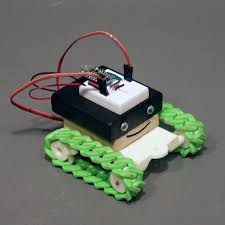
#> input picture dataset/train/images/images-2.jpeg, 225 x 225 px
$ python -i moving_object.py   (imports and definitions only)
#> lines starting #> are read from the running program, lines starting #| are printed output that depends on the picture
import cv2
import numpy as np


class OpticalFlow:
    def __init__(self):
        self.prev_gray = None
        self.hsv = None

    def initialize(self, frame):
        gray = cv2.cvtColor(frame, cv2.COLOR_BGR2GRAY)
        self.prev_gray = gray
        self.hsv = np.zeros_like(frame)
        self.hsv[..., 1] = 255

    def calculate_flow(self, frame):
        gray = cv2.cvtColor(frame, cv2.COLOR_BGR2GRAY)
        if self.prev_gray is None:
            self.initialize(frame)
            return frame

        flow = cv2.calcOpticalFlowFarneback(
            self.prev_gray, gray, None, 0.5, 3, 15, 3, 5, 1.2, 0
        )
        magnitude, angle = cv2.cartToPolar(flow[..., 0], flow[..., 1])
        self.hsv[..., 0] = angle * 180 / np.pi / 2
        self.hsv[..., 2] = cv2.normalize(magnitude, None, 0, 255, cv2.NORM_MINMAX)
        flow_bgr = cv2.cvtColor(self.hsv, cv2.COLOR_HSV2BGR)
        self.prev_gray = gray
        return flow_bgr

>>> import cv2
>>> picture = cv2.imread('dataset/train/images/images-2.jpeg')
#> picture is the input picture: shape (225, 225, 3); mean B, G, R 102.5, 111.9, 106.9
>>> result = OpticalFlow().calculate_flow(picture)
#> in calculate_flow, `gray = cv2.cvtColor(frame, cv2.COLOR_BGR2GRAY)`:
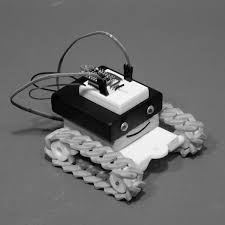
#> gray: shape (225, 225); min 0, max 254, mean 109.4

$ run again, on dataset/train/images/images-3.jpeg
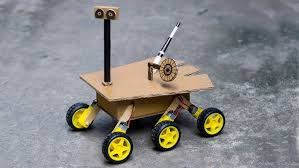
#> input picture dataset/train/images/images-3.jpeg, 299 x 168 px
#> picture is the input picture: shape (168, 299, 3); mean B, G, R 135.1, 135.2, 135.9
#> in calculate_flow, `gray = cv2.cvtColor(frame, cv2.COLOR_BGR2GRAY)`:
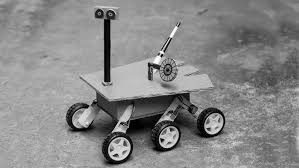
#> gray: shape (168, 299); min 0, max 254, mean 135.5
